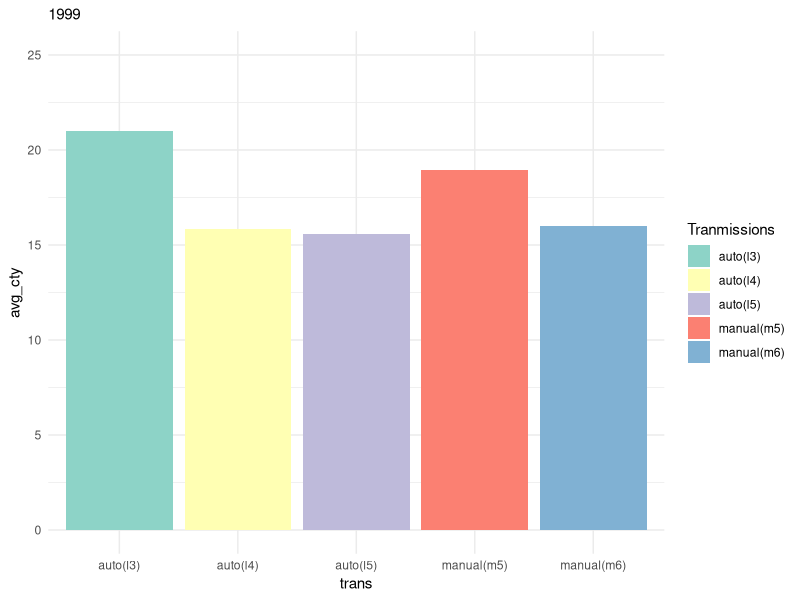
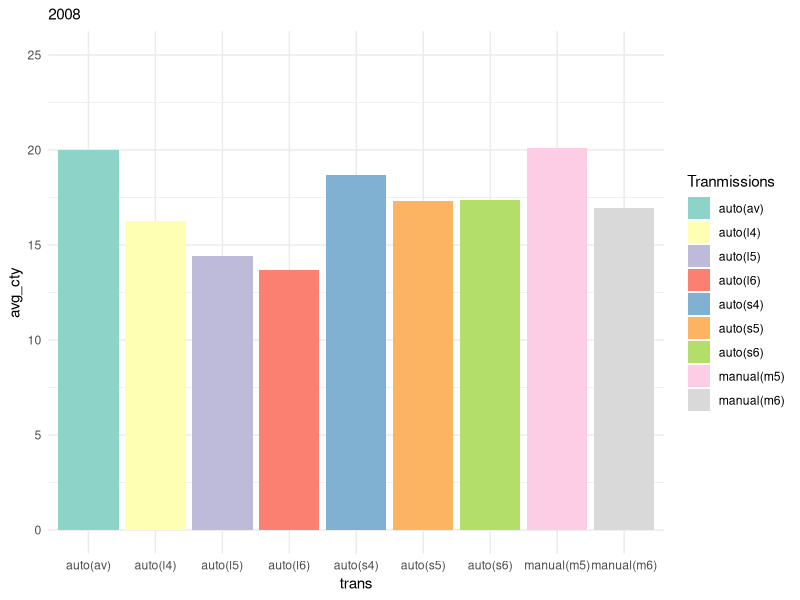
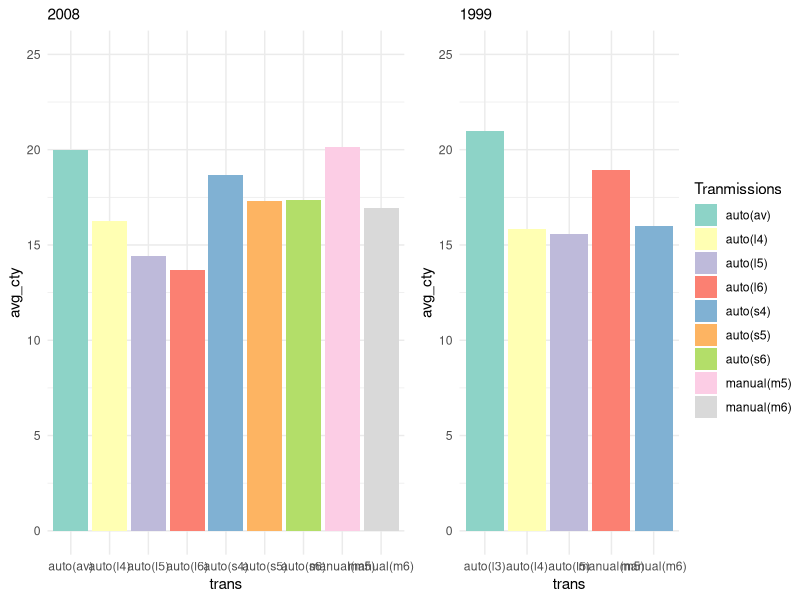
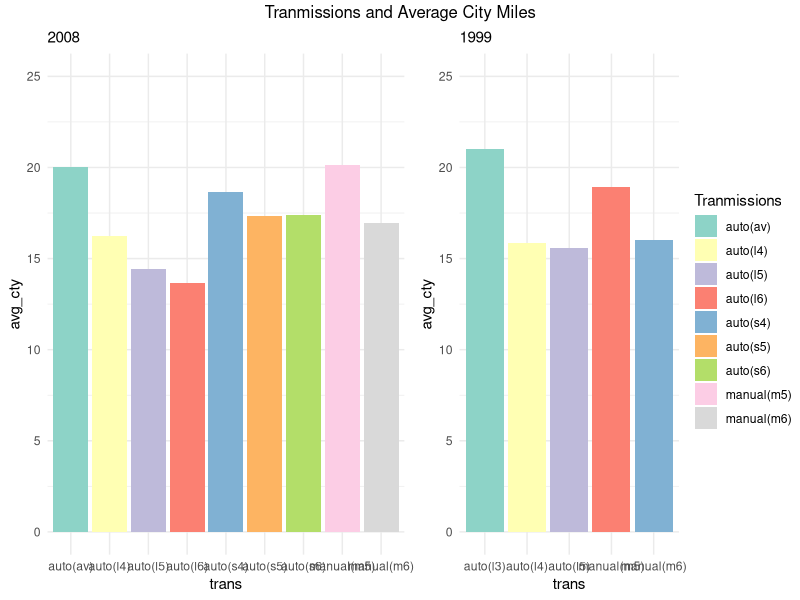
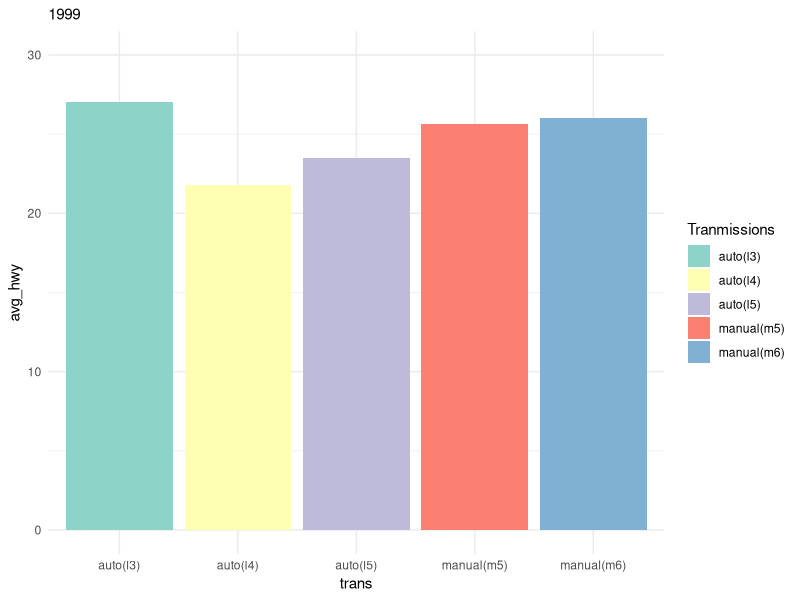
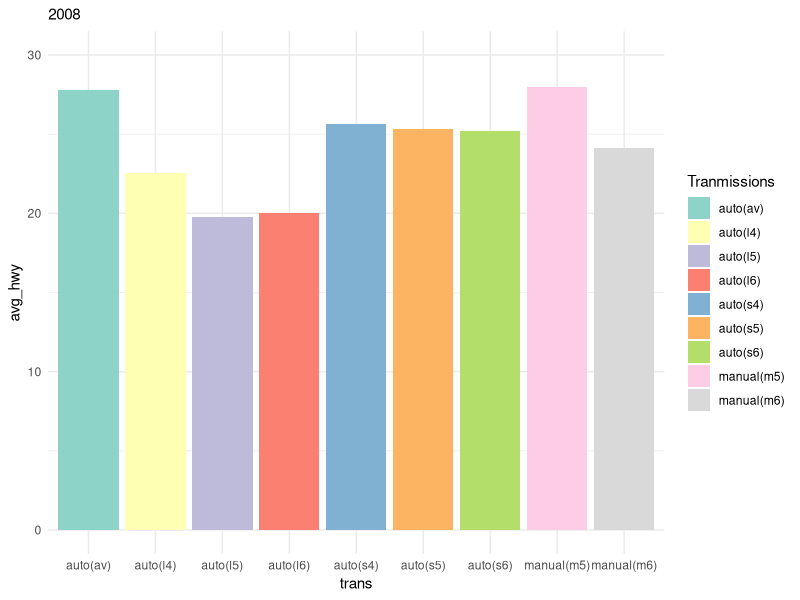
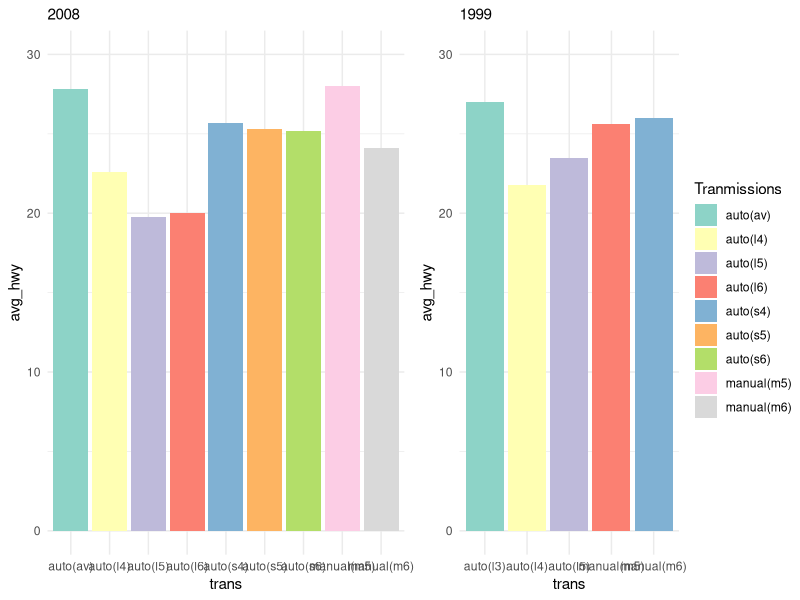
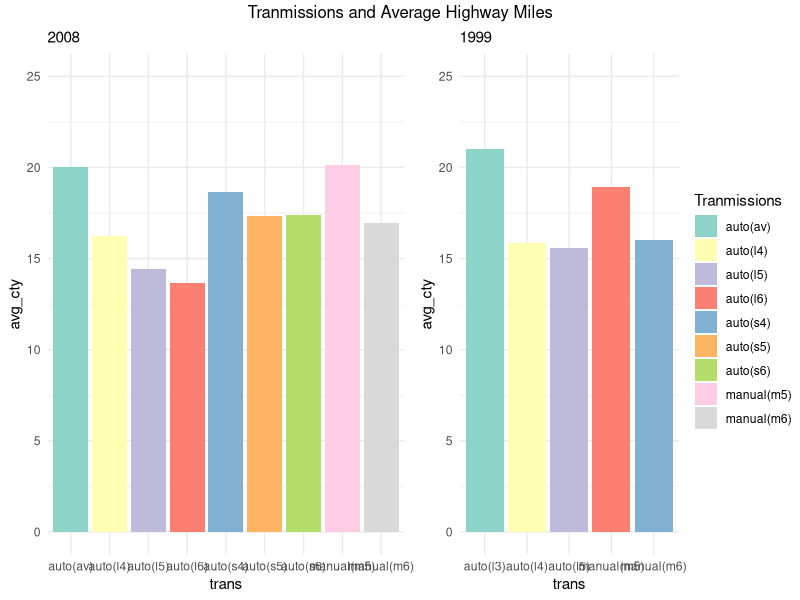

Reproduce these figures in R, in order.


library(tidyverse)
library(dplyr)
library(ggplot2)
library(ggpubr)
library(patchwork)


### Q1
# Transmissions & Avg City Miles
# Transmissions & Avg Highway Miles
# 1999 vs 2008


cty_1999 <- mpg %>% 
  filter(year==1999) %>%
  select(trans, cty) %>%
  group_by(trans) %>%
  summarise(avg_cty = mean(cty)) %>%
  ggplot(., aes(x=trans, y=avg_cty, fill=trans))+
  geom_col()+
  theme_minimal()+
  scale_fill_brewer(palette = "Set3")+
  labs(
    subtitle = "1999",
    fill = "Tranmissions")+
  coord_cartesian(ylim = c(0, 25))


cty_2008 <- mpg %>% 
  filter(year==2008) %>%
  select(trans, cty) %>%
  group_by(trans) %>%
  summarise(avg_cty = mean(cty)) %>%
  ggplot(., aes(x=trans, y=avg_cty, fill=trans))+
  geom_col()+
  theme_minimal()+
  scale_fill_brewer(palette = "Set3")+
  labs(
    subtitle = "2008",
    fill = "Tranmissions") +
  coord_cartesian(ylim = c(0, 25))


hwy_1999 <- mpg %>% 
  filter(year==1999) %>%
  select(trans, hwy) %>%
  group_by(trans) %>%
  summarise(avg_hwy = mean(hwy)) %>%
  ggplot(., aes(x=trans, y=avg_hwy, fill=trans))+
  geom_col()+
  theme_minimal()+
  scale_fill_brewer(palette = "Set3")+
  labs(
    subtitle = "1999",
    fill = "Tranmissions")+
  coord_cartesian(ylim = c(0, 30))


hwy_2008 <- mpg %>% 
  filter(year==2008) %>%
  select(trans, hwy) %>%
  group_by(trans) %>%
  summarise(avg_hwy = mean(hwy)) %>%
  ggplot(., aes(x=trans, y=avg_hwy, fill=trans))+
  geom_col()+
  theme_minimal()+
  scale_fill_brewer(palette = "Set3")+
  labs(
    subtitle = "2008",
    fill = "Tranmissions")+
  coord_cartesian(ylim = c(0, 30))

cty_all <- ggarrange(cty_2008, 
                     cty_1999,
                     common.legend = TRUE,
                     legend = "right",
                     widths = c(1.5, 1))

cty_final <- annotate_figure(cty_all,
                             top = text_grob("Tranmissions and Average City Miles",
                             size = 12))


hwy_all <- ggarrange(hwy_2008, 
                     hwy_1999,
                     common.legend = TRUE,
                     legend = "right",
                     widths = c(1.5, 1))

hwy_final <- annotate_figure(cty_all,
                             top = text_grob("Tranmissions and Average Highway Miles",
                                             size = 12))



### Q2
# Fuel type & Average Displacement in 1999
# Fuel type & Average Displacement in 2008
# Separate by Number of Cylinders

q2_1999 <- mpg %>%
  filter(year == 1999) %>%
  select(fl, cyl, displ) %>%
  group_by(fl, cyl) %>%
  summarise(mean_displ = mean(displ), .groups = "keep") %>%
  ggplot(., aes(x = fl, y = mean_displ, fill = factor(cyl))) +
  geom_col(position = position_dodge2(preserve = "single"))+
  theme_minimal()+
  scale_fill_brewer(palette = "Set3")+
  labs(
    subtitle = "1999",
    x = "Fuel type",
    fill = "Cylinders")+
  coord_cartesian(ylim = c(0, 5))
  


q2_2008 <- mpg %>%
  filter(year == 2008) %>%
  select(fl, cyl, displ) %>%
  group_by(fl, cyl) %>%
  summarise(mean_displ = mean(displ), .groups = "keep") %>%
  ggplot(., aes(x = fl, y = mean_displ, fill = factor(cyl))) +
  geom_col(position = position_dodge2(preserve = "single"))+
  theme_minimal()+
  scale_fill_brewer(palette = "Set3")+
  labs(
    subtitle = "2008",
    x = "Fuel type",
    fill = "Cylinders")+
  coord_cartesian(ylim = c(0, 5))

q2_all <- ggarrange(q2_2008, q2_1999,
                   common.legend = TRUE, 
                   legend = "right", 
                   ncol = 2)

q2_final <- annotate_figure(q2_all,
                            top = text_grob("Fuel type and Average Displacement", 
                            size = 12))



### Q3
# Driven Train & Engine Displacement
# 1999 vs 2008

q3_1999 <- mpg %>%
  filter(year==1999) %>%
  ggplot(., aes(x=drv, y=displ, fill = drv))+
  geom_boxplot()+
  theme_minimal()+
  scale_fill_brewer(palette = "Set3")+
  labs(subtitle = "1999",
       fill = "Driven Trains")

q3_2008 <- mpg %>%
  filter(year==2008) %>%
  ggplot(., aes(x=drv, y=displ, fill = drv))+
  geom_boxplot()+
  theme_minimal()+
  scale_fill_brewer(palette = "Set3")+
  labs(subtitle = "2008",
       fill = "Driven Trains")

q3_all <- ggarrange(q3_2008,
                    q3_1999,
                    ncol = 2,
                    common.legend = TRUE,
                    legend = "bottom")

q3_final <- annotate_figure(q3_all,
                            top = text_grob("Driven Train and Engine Displacement",
                            size = 12))

### Q4
# Engine Displacement and City Miles
# Engine Displacement and Highway Miles
# Separate by Driven trains

q4_cty <- mpg %>%
  ggplot(., aes(x=displ, y=cty, color = drv)) +
  geom_point(size=2.5)+
  geom_smooth( method = "lm", 
            formula = 'y ~ x', 
            se=TRUE,
            fill = "#d1d1d1") +
  scale_colour_brewer(palette = "Set2")+
  theme_minimal()+
  labs(title = "Engine Displacement and City Miles",
       subtitle = "2008 and 1999")

q4_hwy <- mpg %>%
  ggplot(., aes(x=displ, y=hwy, color = drv)) +
  geom_point(size=2.5)+
  geom_smooth( method = "lm", 
               formula = 'y ~ x', 
               se=TRUE,
               fill = "#d1d1d1") +
  scale_colour_brewer(palette = "Set2")+
  theme_minimal()+
  labs(title = "Engine Displacement and Highway Miles",
       subtitle = "2008 and 1999")


q4_final <- ggarrange(q4_cty, 
                      q4_hwy,
                      common.legend = TRUE,
                      legend = "right")


### Q5
# Manufacturers and Classes
# 1999 vs 2008


q5_1999 <- mpg %>%
  filter(year == 1999) %>%
  select(manufacturer, class, year) %>%
  group_by(manufacturer, class) %>%
  summarise(n = n(), .groups = "keep") %>%
  ggplot(., aes(x = manufacturer , y = n, fill = class)) +
  scale_fill_brewer(palette = "Set2") +
  geom_col() +
  theme_minimal()+
  labs(
    subtitle = "1999")+
  coord_cartesian(ylim = c(0, 23))

q5_2008 <- mpg %>%
  filter(year == 2008) %>%
  select(manufacturer, class, year) %>%
  group_by(manufacturer, class) %>%
  summarise(n = n(), .groups = "keep") %>%
  ggplot(., aes(x = manufacturer , y = n, fill = class)) +
  scale_fill_brewer(palette = "Set2") +
  geom_col() +
  theme_minimal()+
  labs(
    subtitle = "2008")+
  coord_cartesian(ylim = c(0, 23))


q5_all <- ggarrange(q5_2008, q5_1999, common.legend = TRUE, legend = "top", ncol = 2)

q5_final <- annotate_figure(q5_all, 
                            top = text_grob("Manufacturer and Numbers of Class",
                                               size = 12))



